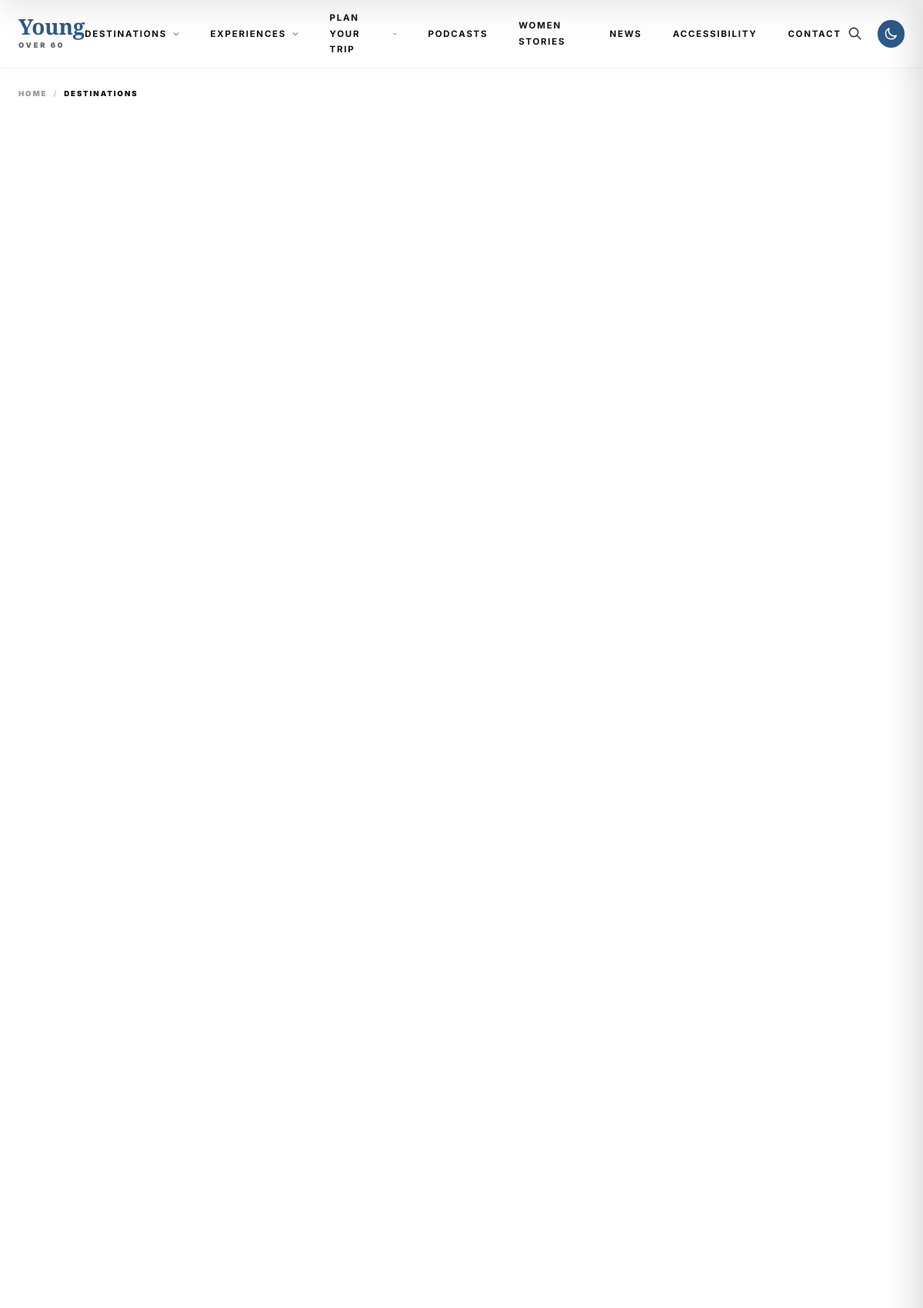
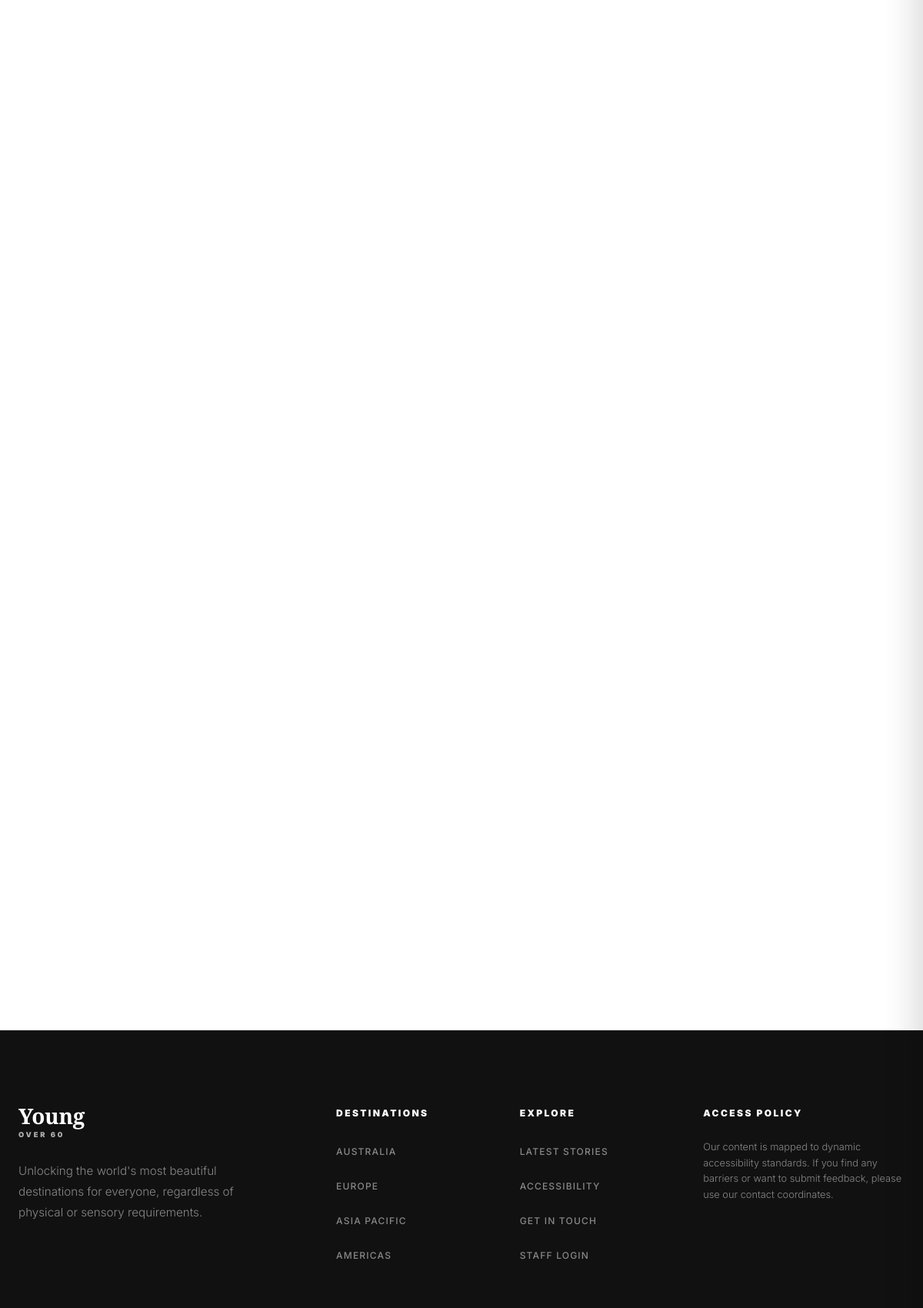
The page /destinations (upper part) on the database its author committed (2 pictures, top to bottom).
### tables this page shows
CREATE TABLE `site_settings` (
  `id` INT PRIMARY KEY DEFAULT 1,
  `siteName` VARCHAR(255) NOT NULL DEFAULT 'Travel Without Limits',
  `logoUrl` VARCHAR(255) DEFAULT NULL,
  `logoDarkUrl` VARCHAR(255) DEFAULT NULL,
  `heroBackgroundUrl` VARCHAR(255) DEFAULT NULL,
  `metaTitle` VARCHAR(255) DEFAULT NULL,
  `metaDescription` TEXT DEFAULT NULL,
  `ogImage` VARCHAR(255) DEFAULT NULL,
  `faviconUrl` VARCHAR(255) DEFAULT NULL,
  `primaryColor` VARCHAR(50) NOT NULL DEFAULT '#2d5a88',
  `secondaryColor` VARCHAR(50) NOT NULL DEFAULT '#1e3c5a',
  `accentColor` VARCHAR(50) NOT NULL DEFAULT '#eaeaea',
  `backgroundColor` VARCHAR(50) NOT NULL DEFAULT '#ffffff',
  `textColor` VARCHAR(50) NOT NULL DEFAULT '#111111',
  `updated_at` DATETIME NOT NULL DEFAULT CURRENT_TIMESTAMP ON UPDATE CURRENT_TIMESTAMP
);

CREATE TABLE `menus` (
  `id` VARCHAR(36) PRIMARY KEY,
  `title` VARCHAR(255) NOT NULL,
  `slug` VARCHAR(255) NOT NULL UNIQUE,
  `type` VARCHAR(50) NOT NULL,  
  `layoutType` VARCHAR(50) NOT NULL DEFAULT 'LIST',  
  `layoutConfig` LONGTEXT DEFAULT NULL,
  `order` INT NOT NULL DEFAULT 0,
  `isActive` TINYINT(1) NOT NULL DEFAULT 1,
  `created_at` DATETIME NOT NULL DEFAULT CURRENT_TIMESTAMP,
  `updated_at` DATETIME NOT NULL DEFAULT CURRENT_TIMESTAMP ON UPDATE CURRENT_TIMESTAMP
);

### classes/Database.php (called while the page is built, shortened)
<?php
class Database {
    private static $instance = null;
    private $pdo;
    private function __construct() {
        $dsn = "mysql:host=" . DB_HOST . ";port=" . DB_PORT . ";dbname=" . DB_NAME . ";charset=utf8mb4";
        $options = [
            PDO::ATTR_ERRMODE            => PDO::ERRMODE_EXCEPTION,
            PDO::ATTR_DEFAULT_FETCH_MODE => PDO::FETCH_ASSOC,
            PDO::ATTR_EMULATE_PREPARES   => false,
            PDO::MYSQL_ATTR_INIT_COMMAND => "SET NAMES utf8mb4 COLLATE utf8mb4_unicode_ci"
        ];
        try {
            $this->pdo = new PDO($dsn, DB_USER, DB_PASS, $options);
        } catch (PDOException $e) {
            die("Database Connection Failure: " . $e->getMessage());
        }
    }
    public static function getInstance() {
        if (self::$instance === null) {
            self::$instance = new Database();
        }
        return self::$instance;
    }
    public function getConnection() {
        return $this->pdo;
    }
}

### classes/SeoManager.php (called while the page is built, shortened)
<?php
class SeoManager {
    public static function renderMeta($type = 'home', $data = null) {
        $pm = new PostManager();
        $settings = $pm->getSiteSettings();
    }
}

### classes/PostManager.php (called while the page is built, shortened)
<?php
class PostManager {
    private $db;
    public function __construct($db = null) {
        if ($db instanceof PDO) {
            $this->db = $db;
        } else {
            $this->db = Database::getInstance()->getConnection();
        }
    }
    private function getCacheFilename($key) {
        $safeKey = '';
        if (isset($key) && is_string($key)) {
            $safeKey = $key;
        } elseif (isset($key)) {
            $safeKey = (string)$key;
        }
        return PATH_CACHE . '/twl_' . md5($safeKey) . '.json';
    }
    public function cacheGet($key) {
        $file = $this->getCacheFilename($key);
        return null;
    }
    public function cacheSet($key, $data) {
        $file = $this->getCacheFilename($key);
    }
    public function getSiteSettings() {
        $cacheKey = "site_settings_singleton";
        $cached = $this->cacheGet($cacheKey);
        $stmt = $this->db->prepare("SELECT * FROM site_settings WHERE id = 1 LIMIT 1");
        $stmt->execute();
        $settings = $stmt->fetch();
        return $settings;
    }
}

### pages/destinations.php (the view, shortened to what this page needs)
<?php
require_once PATH_ROOT . '/includes/header.php';
require_once PATH_ROOT . '/includes/navbar.php';
?>
<main class="container">
    <section class="content-list-section">
        <div class="needs-grid" style="margin-top: 4rem;">
        </div>
    </section>
</main>
<?php
require_once PATH_ROOT . '/includes/footer.php';
?>

### includes/navbar.php (shortened to what this page needs)
<?php
$siteTitle = $settings['siteName'] ?? 'Young Over 60';
$logoUrl = $settings['logoUrl'] ?? null;
$titleParts = explode(' ', $siteTitle);
$firstWord = $titleParts[0] ?? '';
$remainingWords = implode(' ', array_slice($titleParts, 1));
$db = Database::getInstance()->getConnection();
$menuQuery = $db->query("SELECT * FROM menus WHERE isActive = 1 ORDER BY `order` ASC");
$menus = $menuQuery->fetchAll();
$navigationData = [];
foreach ($menus as $menu) {
    $secStmt = $db->prepare("SELECT * FROM menu_sections WHERE menuId = :menuId AND isActive = 1 ORDER BY `order` ASC");
    $secStmt->execute(['menuId' => $menu['id']]);
    $sections = $secStmt->fetchAll();
    $sectionsData = [];
    foreach ($sections as $section) {
        $linkStmt = $db->prepare("SELECT * FROM menu_links WHERE sectionId = :sectionId AND isActive = 1 ORDER BY `order` ASC");
        $linkStmt->execute(['sectionId' => $section['id']]);
        $links = $linkStmt->fetchAll();
        $sectionsData[] = [
            'id' => $section['id'],
            'title' => $section['title'],
            'links' => $links
        ];
    }
    $bannerStmt = $db->prepare("SELECT * FROM menu_banners WHERE menuId = :menuId AND isActive = 1 LIMIT 1");
    $bannerStmt->execute(['menuId' => $menu['id']]);
    $banner = $bannerStmt->fetch();
    $navigationData[] = [
        'id' => $menu['id'],
        'title' => $menu['title'],
        'type' => $menu['type'],
        'layoutType' => $menu['layoutType'],
        'sections' => $sectionsData,
        'banner' => $banner ? $banner : null
    ];
}
?>
<nav class="navbar-sticky">
    <div class="container navbar-container">
        <a href="<?php echo BASE_URL; ?>/" class="logo-link" aria-label="Go to homepage">
            <?php
            $logoDarkUrl = $settings['logoDarkUrl'] ?? null;
            if ($logoUrl || $logoDarkUrl):
            ?>
                <div class="logo-container" style="display: flex; align-items: center; height: 100%;">
                    <?php if ($logoUrl): ?>
                        <img src="<?php echo e($logoUrl); ?>" alt="<?php echo e($siteTitle); ?>" class="logo-light" style="height:100%; width:100%; object-fit: contain;" />
                    <?php endif; ?>
                    <?php if ($logoDarkUrl): ?>
                        <img src="<?php echo e($logoDarkUrl); ?>" alt="<?php echo e($siteTitle); ?>" class="logo-dark" style="height:100%; width:100%; object-fit: contain; <?php echo $logoUrl ? 'display: none;' : ''; ?>" />
                    <?php endif; ?>
                </div>
            <?php else: ?>
                <span class="logo-primary"><?php echo e($firstWord); ?></span>
                <span class="logo-sub"><?php echo e($remainingWords); ?></span>
            <?php endif; ?>
        </a>
        <ul class="nav-menu" role="menubar">
            <?php foreach ($navigationData as $item): ?>
                <li class="nav-item" role="none">
                    <?php if ($item['type'] === 'SIMPLE' && !empty($item['sections'][0]['links'][0]['url'])): ?>
                        <a href="<?php echo BASE_URL . $item['sections'][0]['links'][0]['url']; ?>" class="nav-link" role="menuitem">
                            <?php echo e($item['title']); ?>
                        </a>
                    <?php else: ?>
                        <div class="nav-link" role="menuitem" aria-haspopup="true" tabindex="0">
                            <?php echo e($item['title']); ?>
                            <svg class="nav-chevron" fill="none" stroke="currentColor" viewBox="0 0 24 24" xmlns="http://www.w3.org/2000/svg">
                                <path stroke-linecap="round" stroke-linejoin="round" stroke-width="2" d="M19 9l-7 7-7-7"></path>
                            </svg>
                        </div>
                    <?php endif; ?>
                </li>
            <?php endforeach; ?>
            <li class="nav-item" role="none">
                <a href="<?php echo BASE_URL; ?>/podcasts" class="nav-link" role="menuitem">PODCASTS</a>
            </li>
            <li class="nav-item" role="none">
                <a href="<?php echo BASE_URL; ?>/women-stories" class="nav-link" role="menuitem">WOMEN STORIES</a>
            </li>
            <li class="nav-item" role="none">
                <a href="<?php echo BASE_URL; ?>/news" class="nav-link" role="menuitem">NEWS</a>
            </li>
            <li class="nav-item" role="none">
                <a href="<?php echo BASE_URL; ?>/accessibility" class="nav-link" role="menuitem">ACCESSIBILITY</a>
            </li>
            <li class="nav-item" role="none">
                <a href="<?php echo BASE_URL; ?>/contact" class="nav-link" role="menuitem">CONTACT</a>
            </li>
        </ul>
        <div class="navbar-actions">
            <button class="action-btn" data-open-search aria-label="Search posts">
                <svg class="action-icon" fill="none" stroke="currentColor" viewBox="0 0 24 24" xmlns="http://www.w3.org/2000/svg">
                    <path stroke-linecap="round" stroke-linejoin="round" stroke-width="2" d="M21 21l-6-6m2-5a7 7 0 11-14 0 7 7 0 0114 0z"></path>
                </svg>
            </button>
            <button class="action-btn action-btn-primary" data-open-accessibility aria-label="Open accessibility widget">
                <svg class="action-icon" fill="none" stroke="currentColor" viewBox="0 0 24 24" xmlns="http://www.w3.org/2000/svg">
                    <path stroke-linecap="round" stroke-linejoin="round" stroke-width="2" d="M20.354 15.354A9 9 0 018.646 3.646 9.003 9.003 0 0012 21a9.003 9.003 0 008.354-5.646z"></path>
                </svg>
            </button>
        </div>
    </div>
</nav>

### includes/footer.php (shortened to what this page needs)
    <footer class="footer-section">
        <div class="container footer-grid">
            <div class="footer-brand">
                <a href="<?php echo BASE_URL; ?>/" class="logo-link logo-footer" aria-label="Go to homepage">
                    <span class="logo-primary"><?php echo e($firstWord); ?></span>
                    <span class="logo-sub"><?php echo e($remainingWords); ?></span>
                </a>
                <p class="footer-desc">
                    Unlocking the world's most beautiful destinations for everyone, regardless of physical or sensory requirements.
                </p>
            </div>
            <div>
                <h4 class="footer-title">Destinations</h4>
                <ul class="footer-links">
                    <li><a href="<?php echo BASE_URL; ?>/category/australia" class="footer-link">Australia</a></li>
                    <li><a href="<?php echo BASE_URL; ?>/category/europe" class="footer-link">Europe</a></li>
                    <li><a href="<?php echo BASE_URL; ?>/category/asia-pacific" class="footer-link">Asia Pacific</a></li>
                    <li><a href="<?php echo BASE_URL; ?>/category/americas" class="footer-link">Americas</a></li>
                </ul>
            </div>
            <div>
                <h4 class="footer-title">Explore</h4>
                <ul class="footer-links">
                    <li><a href="<?php echo BASE_URL; ?>/news" class="footer-link">Latest Stories</a></li>
                    <li><a href="<?php echo BASE_URL; ?>/accessibility" class="footer-link">Accessibility</a></li>
                    <li><a href="<?php echo BASE_URL; ?>/contact" class="footer-link">Get In Touch</a></li>
                    <li><a href="<?php echo BASE_URL; ?>/admin/login" class="footer-link">Staff Login</a></li>
                </ul>
            </div>
            <div>
                <h4 class="footer-title">Access Policy</h4>
                <p class="footer-desc" style="font-size: 0.8rem; line-height: 1.6;">
                    Our content is mapped to dynamic accessibility standards. If you find any barriers or want to submit feedback, please use our contact coordinates.
                </p>
            </div>
        </div>
    </footer>
</body>
</html>

### rows shown on the page
site_settings: siteName "Young", siteName "OVER 60"
menus: title "DESTINATIONS"
menus: title "EXPERIENCES"
menus: title "PLAN YOUR TRIP"

### other values the page prints
$title "DESTINATIONS"
